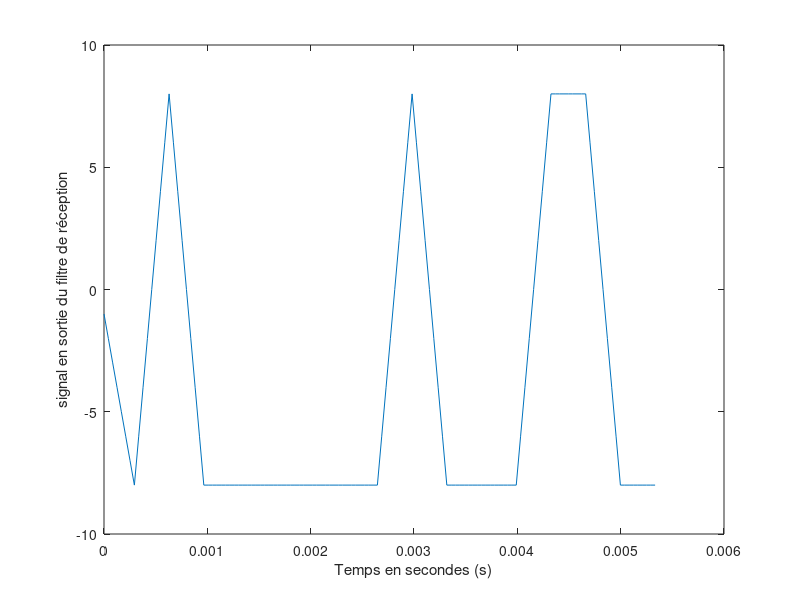
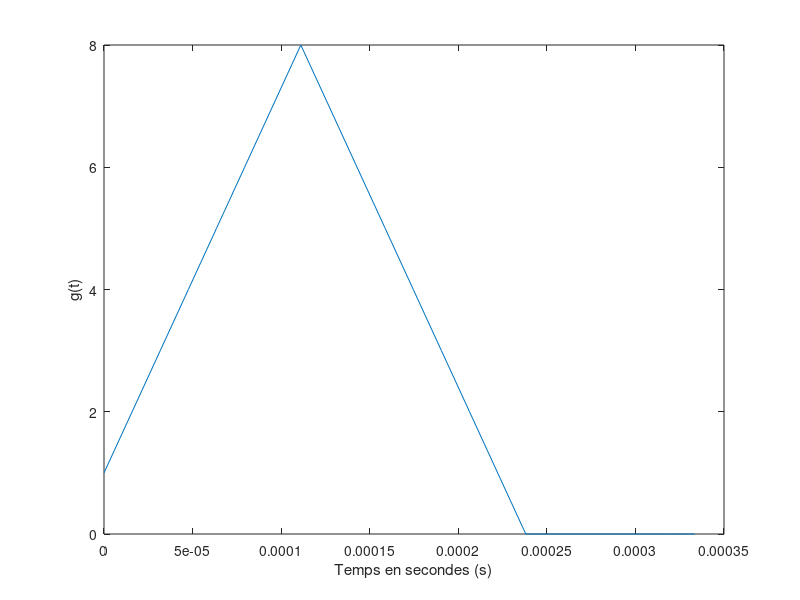
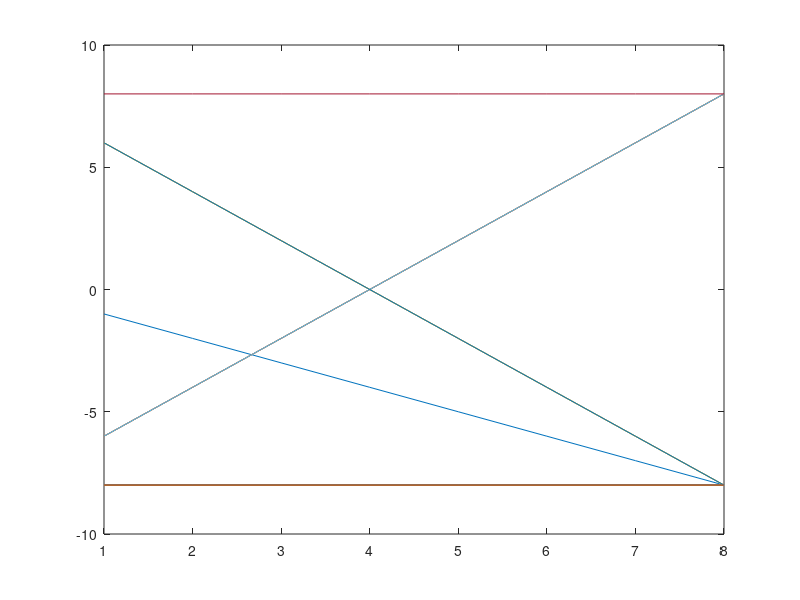

Reproduce these figures in MATLAB, in order.
close all;
clear all;

Fe = 24000;         % Fréquence d'échantillonnage
Rb = 3000;          % Débit binaire
N_bits = 16;        % Nombre de bits
Tb = 1/Rb;          % Période de transmission d'un bit
Te = 1/Fe;          % Période d'échantillonnage
bits = randi([0, 1], 1 , N_bits);
Ns = fix(Tb/Te);    % Facteur de suréchantillonnage
NRZ = repelem(bits, 1, Ns);
Temps = linspace(0, N_bits/Rb, N_bits*Ns);
n0 = 8; % Taux d'erreur binaire à 0 lorsque n0 = 8 
        % Taux d'erreur binaire à 51 lorsque n0 = 3

%% Modulateur bande de bas avec mapping binaire à moyenne nulle

M = 2;
Rs1 = Rb / log2(M);
Ns = fix(Fe/Rs1);
h = ones(1, Ns);
I = find(bits == 0);
donnee = bits;

% Mapping :
% 1 -> 1
% 0 -> -1

donnee(I) = -1;
donnee = kron(donnee, [1 zeros(1, Ns - 1)]);

%% Filtre de mise en forme

x = filter(h, 1, donnee);

%% Passage par le canal 

bruit = 0; % On choisit de ne pas mettre de bruit
x_bruit = x + bruit;
hc = zeros(1, Ns);
hc(1) = 1;

x_canal = filter(hc, 1, x_bruit);

%% Filtre de réception
hr = h;
z = filter(hr, 1, x_canal);

figure;
plot(Temps, z);
xlabel("Temps en secondes (s)");
ylabel("signal en sortie du filtre de réception");

%% Echantilloneur : Démoduleur bande de base 
Mat = reshape(z, Ns, length(z)/Ns);
reception =  Mat(n0,:)/8; 
reception(reception <= 0) = 0;
reception(reception > 0) = 1;

% Calcul du taux d'erreur binaire
erreur = (reception == bits);
Taux_erreur = 100-100*mean(erreur)

% Calcul de g
g = conv(h, h);
g = conv(g, hc);

% Tracé de la réponse impulsionnelle globale de la chaine de transmission g
figure;
echelleg = (0:length(g)-1)*Tb/(length(g)-1);
plot(echelleg, g);
xlabel("Temps en secondes (s)");
ylabel("g(t)");

% tracé du diagramme de l'oeil en sortie du filtre de réception
figure;
plot(Mat);






